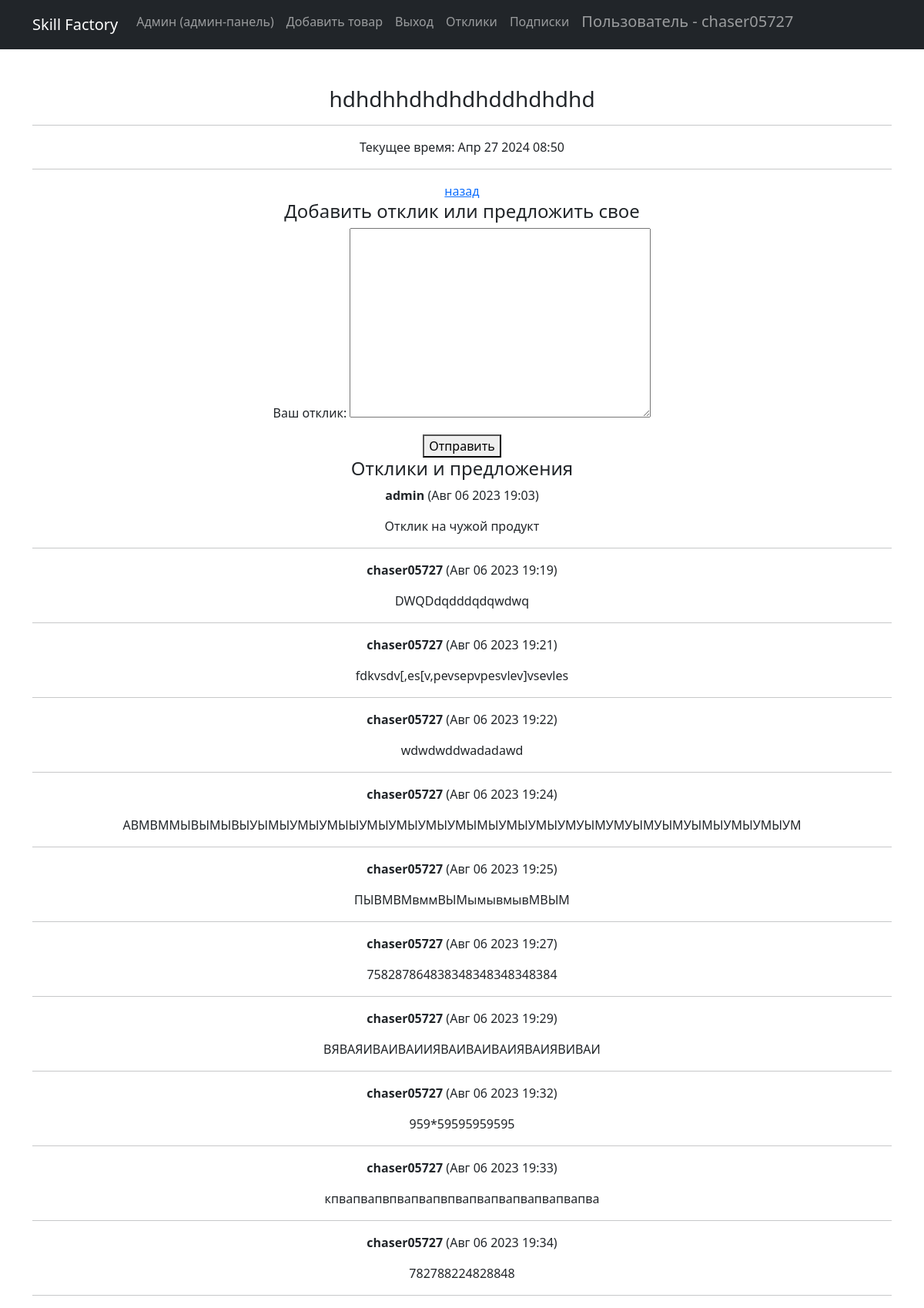
The page /products/2 (signed in) on the database its author committed.
### simpleapp/models.py (models this page shows, shortened)
class Product(models.Model):
    class Meta:
        verbose_name = 'Продукт'
        verbose_name_plural = 'Продукты'
    author = models.ForeignKey(Author, on_delete=models.CASCADE)
    icon = RichTextField( # поле для иконки
        verbose_name='Иконка',
        blank=True,  # поле необязательное, может быть пустым
    )
    name = models.TextField(
        max_length=254,
        unique=True, # названия товаров не должны повторяться
        verbose_name='Название',
    )
    description = RichTextField(verbose_name = 'Описание')
    quantity = models.IntegerField(
        validators=[MinValueValidator(0)], verbose_name = 'Количество'
    )
    category = models.ForeignKey(
        to='Category',
        on_delete=models.CASCADE,
        related_name='products', # все продукты в категории будут доступны через поле products
        verbose_name='Категория',
    )
    price = models.FloatField(
        validators=[MinValueValidator(0.0)],
        verbose_name = 'Цена',
    )
    created_at = models.DateTimeField(
        default=timezone.now,  # Значение по умолчанию - текущая дата и время
        verbose_name='Дата создания',
    )

class Comment(models.Model):      # модель для откликов
    class Meta:
        verbose_name = 'Комментарий'
        verbose_name_plural = 'Комментарии'
    user = models.ForeignKey(
        to=User,
        on_delete=models.CASCADE,
        related_name='comments',
        verbose_name='Пользователь',
    )
    product = models.ForeignKey(
        to='Product',
        on_delete=models.CASCADE,
        related_name='comments',
        verbose_name='Продукт',
    )
    text = models.TextField(verbose_name='Текст комментария')
    created_at = models.DateTimeField(auto_now_add=True, verbose_name='Дата создания')
    accepted = models.BooleanField(default=False, verbose_name='Принят', choices=[(False, 'Не принят'), (True, 'Принят')])

### simpleapp/views.py (the view, shortened to what this page needs)
# urls.py: path('<int:pk>',ProductDetail.as_view(), name='product_detail'),
class ProductDetail(DetailView):
    model = Product
    template_name = 'product.html'
    context_object_name = 'product'
    def get_context_data(self, **kwargs,):
        context = super().get_context_data(**kwargs)
        context['comments'] = Comment.objects.filter(product=self.object).all()
        context['time_now'] = datetime.now()
        if self.request.user.is_authenticated:  # Проверяем, авторизован ли пользователь
            context['form'] = CommentForm()  # Если да, добавляем форму в контекст
        return context

### simpleapp/forms.py
class CommentForm(forms.ModelForm):
    class Meta:
        model = Comment
        fields = ['text']
        labels = {
            'text': 'Ваш отклик',
        }

### templates/product.html (shortened to what this page needs)
{% extends 'flatpages/default.html' %}
{% block content %}
<h3>{{ product.description | safe }}</h3>
<hr>
<p>Текущее время: {{ time_now|date:'M d Y H:i' }}</p>
<hr>
<a href="/products/">назад</a>
{% if user.is_authenticated %}
<h4>Добавить отклик или предложить свое</h4>
<form method="post">
    {{ form.as_p }}
    <button type="submit">Отправить</button>
</form>
{% endif %}
{% if product.comments.exists %}
    <h4>Отклики и предложения</h4>
    {% for comment in product.comments.all %}
        <p><strong>{{ comment.user.username }}</strong> ({{ comment.created_at|date:'M d Y H:i' }})</p>
        <p>{{ comment.text }}</p>
        <hr>
    {% endfor %}
{% else %}
    <h4>К этому товару еще нет откликов. Вы можете оставить его первый!</h4>
{% endif %}
{% endblock content %}

### templates/flatpages/default.html (shortened to what this page needs)
<!DOCTYPE html>
<html lang="en">
    <head>
        {% load static %}
        <link href="{% static 'css/styles.css' %}" rel="stylesheet" />
    </head>
    <body>
        <nav class="navbar navbar-expand-lg navbar-dark bg-dark static-top">
   <div class="container">
       <a class="navbar-brand" href="/products/">Skill Factory</a>
       <div class="collapse navbar-collapse" id="navbarResponsive">
           <ul class="navbar-nav ml-auto">
               <li class="nav-item active">
                   <a class="nav-link" href="/admin/">Админ
                       <span class="sr-only">(админ-панель)</span>
                   </a>
               </li>
              {% if user.is_authenticated %}
               <li class="nav-item">
                   <a class="nav-link" href="/products/create/">Добавить товар</a>
               </li>
               {% endif %}
               {% if user.is_authenticated %}
               <li class="nav-item">
                   <a class="nav-link" href="/accounts/logout/">Выход</a>
               </li>
               <li class="nav-item">
                   <a class="nav-link" href="/products/comments/">Отклики</a>
               </li>
               <li class="nav-item">
                   <a class="nav-link" href="/products/subscriptions/">Подписки</a>
               </li>
               <li class="nav-item">
                    <h5><a class="nav-link" href="">Пользователь - {{ user }}</a></h5>
               </li>
               {% endif %}
           </ul>
       </div>
   </div>
</nav>
        <div class="container">
            <div class="text" align="center">
                <br>
                <br>
                {% block content %}
                {% endblock content %}
            </div>
        </div>
    </body>
</html>

### rows shown on the page
Product: description "hdhdhhdhdhdhddhdhdhd"
Comment: user.username "admin", created_at "Авг 06 2023 19:03", text "Отклик на чужой продукт"
Comment: user.username "chaser05727", created_at "Авг 06 2023 19:19", text "DWQDdqdddqdqwdwq"
Comment: user.username "chaser05727", created_at "Авг 06 2023 19:21", text "fdkvsdv[,es[v,pevsepvpesvlev]vsevles"
Comment: user.username "chaser05727", created_at "Авг 06 2023 19:22", text "wdwdwddwadadawd"
Comment: user.username "chaser05727", created_at "Авг 06 2023 19:24", text "АВМВММЫВЫМЫВЫУЫМЫУМЫУМЫЫУМЫУМЫУМЫУМЫМЫУМЫУМЫУМУЫМУМУЫМУЫМУЫМЫУМЫУМЫУМ"
Comment: user.username "chaser05727", created_at "Авг 06 2023 19:25", text "ПЫВМВМвммВЫМымывмывМВЫМ"
Comment: user.username "chaser05727", created_at "Авг 06 2023 19:27", text "758287864838348348348348384"
Comment: user.username "chaser05727", created_at "Авг 06 2023 19:29", text "ВЯВАЯИВАИВАИИЯВАИВАИВАИЯВАИЯВИВАИ"
Comment: user.username "chaser05727", created_at "Авг 06 2023 19:32", text "959*59595959595"
Comment: user.username "chaser05727", created_at "Авг 06 2023 19:33", text "кпвапвапвпвапвапвпвапвапвапвапвапвапва"
Comment: user.username "chaser05727", created_at "Авг 06 2023 19:34", text "782788224828848"

### other values the page prints
{{ user }} "chaser05727"
{{ time_now|date:'M d Y H:i' }} "Апр 27 2024 08:50"
